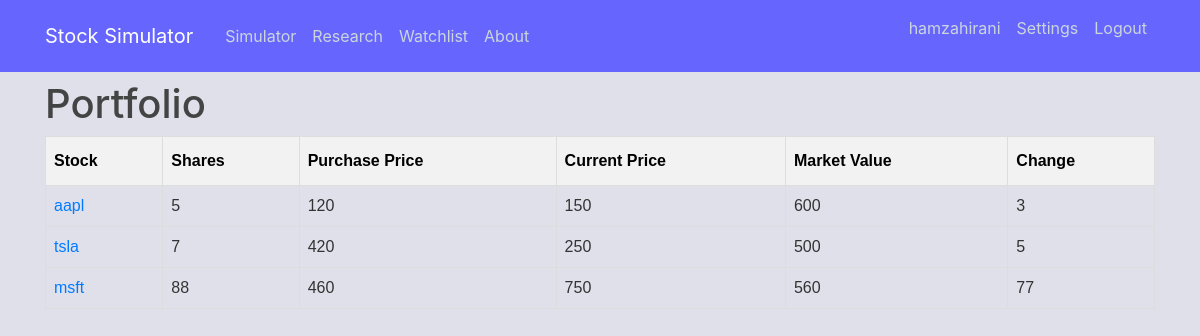
The page /portfolio/ (signed in) on the database its author committed.
### simulator/models.py (models this page shows, shortened)
class Positions(models.Model):
    stock = models.CharField(max_length=10)
    shares = models.TextField()
    boughtPrice = models.TextField()
    currentPrice = models.TextField()
    marketValue = models.TextField()
    change = models.TextField()
    date_bought = models.DateTimeField(default=timezone.now)
    owner = models.ForeignKey(User, on_delete=models.CASCADE)

### simulator/views.py (the view)
# urls.py: path('portfolio/', views.portfolio, name='portfolio'),
def portfolio(request):
    context = {
        'positions': Positions.objects.all()
    }
    return render(request, 'simulator/portfolio.html', context)

### simulator/templates/simulator/portfolio.html
{% extends "simulator/base.html" %}
{% load static %}
{% block content %}
<link rel="stylesheet" type="text/css" href="{% static 'simulator/portfolio.css' %}">
    <h1>Portfolio</h1>
    {% if user.is_authenticated %}
        <table id='currentPositions'>
            <tr>
                <th>Stock</th>
                <th>Shares</th>
                <th>Purchase Price</th>
                <th>Current Price</th>
                <th>Market Value</th>
                <th>Change</th>
            </tr>
            {% for position in positions %}
                <tr>
                    <td><a href="{% url 'search' %}">{{ position.stock }}</a></td>
                    <td>{{ position.shares }}</td>
                    <td>{{ position.boughtPrice }}</td>
                    <td>{{ position.currentPrice }}</td>
                    <td>{{ position.marketValue }}</td>
                    <td>{{ position.change }}</td>
                </tr>
            {% endfor %}
        </table>
    {% else %}
        <p>Please log in.</p>
    {% endif %}
{% endblock content %}

### simulator/templates/simulator/base.html (shortened to what this page needs)
{% load static %}
<!DOCTYPE html>
<html>
    <head>
        <link rel="stylesheet" href="https://stackpath.bootstrapcdn.com/bootstrap/4.3.1/css/bootstrap.min.css">
        <link rel="stylesheet" type="text/css" href="{% static 'simulator/main.css' %}">
    </head>
    <body>
        <header class="site-header">
            <nav class="navbar navbar-expand-md navbar-dark bg-steel fixed-top">
              <div class="container">
                <a class="navbar-brand mr-4" href="{% url 'home' %}">Stock Simulator</a>
                <div class="collapse navbar-collapse" id="navbarToggle">
                    <div class="navbar-nav mr-auto">
                        <a class="nav-item nav-link" href="{% url 'home' %}">Simulator</a>
                        <a class="nav-item nav-link" href="{% url 'search' %}">Research</a>
                        <a class="nav-item nav-link" href="{% url 'watchlist' %}">Watchlist</a>
                        <a class="nav-item nav-link" href="{% url 'about' %}">About</a>
                    </div>
                    <div class="navbar-nav">
                        {% if user.is_authenticated %}
                            <p class="nav-item nav-link">{{ user.username }}</p>
                            <a class="nav-item nav-link" href="{% url 'settings' %}">Settings</a>
                            <a class="nav-item nav-link" href="{% url 'logout' %}">Logout</a>
                        {% else %}
                            <a class="nav-item nav-link" href="{% url 'login' %}">Login</a>
                            <a class="nav-item nav-link" href="{% url 'register' %}">Register</a>
                        {% endif %}
                    </div>
                </div>
              </div>
            </nav>
          </header>
        <div class="container">
            {% block content %}{% endblock %}
        </div>
    </body>
</html>

### simulator/static/simulator/main.css (style rules this page uses)
body { background: #e0e0eb; color: #333333; margin-top: 5rem; }
h1, h2, h3, h4, h5, h6 { color: #444444; }
.bg-steel { background-color: #6666ff; }
.site-header .navbar-nav .nav-link { color: #cbd5db; }

### simulator/static/simulator/portfolio.css (style rules this page uses)
#currentPositions { font-family: Arial, Helvetica, sans-serif; border-collapse: collapse; width: 100%; }
#currentPositions td, #currentPositions th { border: 1px solid #ddd; padding: 8px; }
#currentPositions th { padding-top: 12px; padding-bottom: 12px; text-align: left; color: black; background-color: #f2f2f2; }

### rows shown on the page
Positions: stock "aapl", shares "5", boughtPrice "120", currentPrice "150", marketValue "600", change "3"
Positions: stock "tsla", shares "7", boughtPrice "420", currentPrice "250", marketValue "500", change "5"
Positions: stock "msft", shares "88", boughtPrice "460", currentPrice "750", marketValue "560", change "77"

### other values the page prints
{{ user.username }} "hamzahirani"
